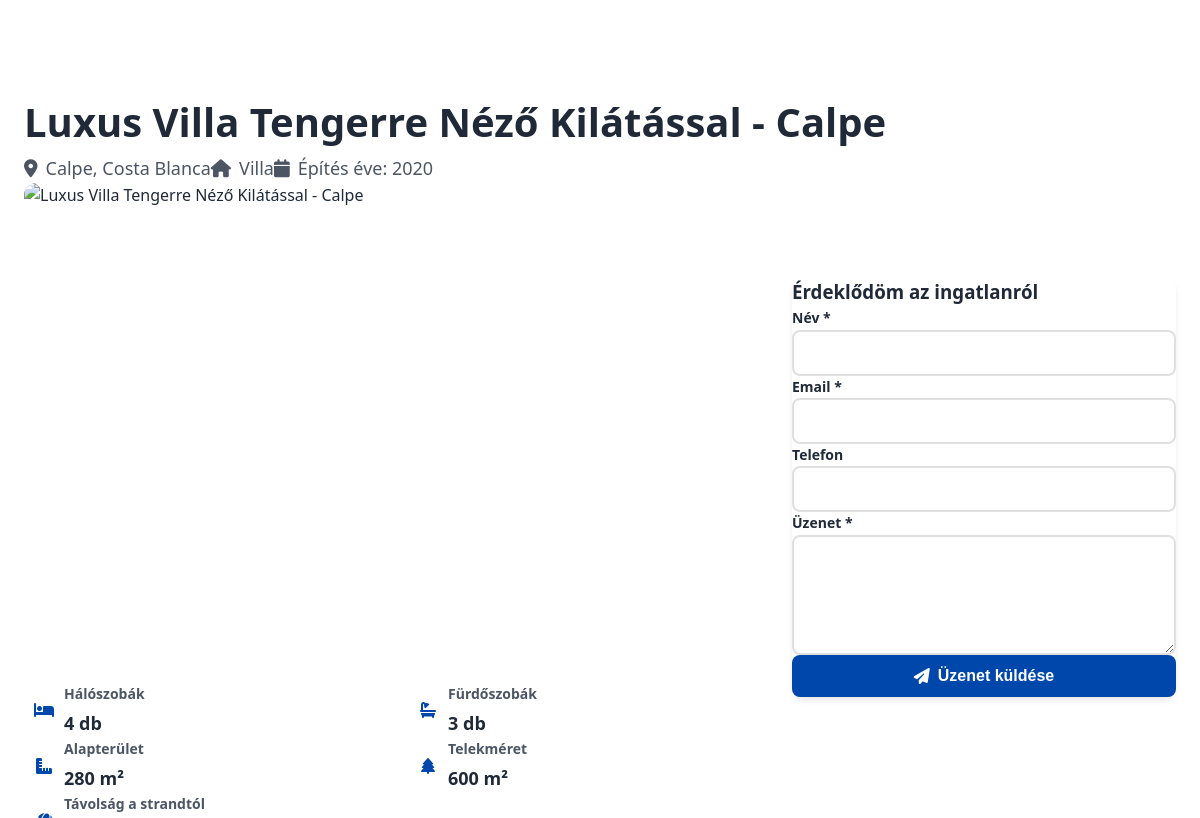
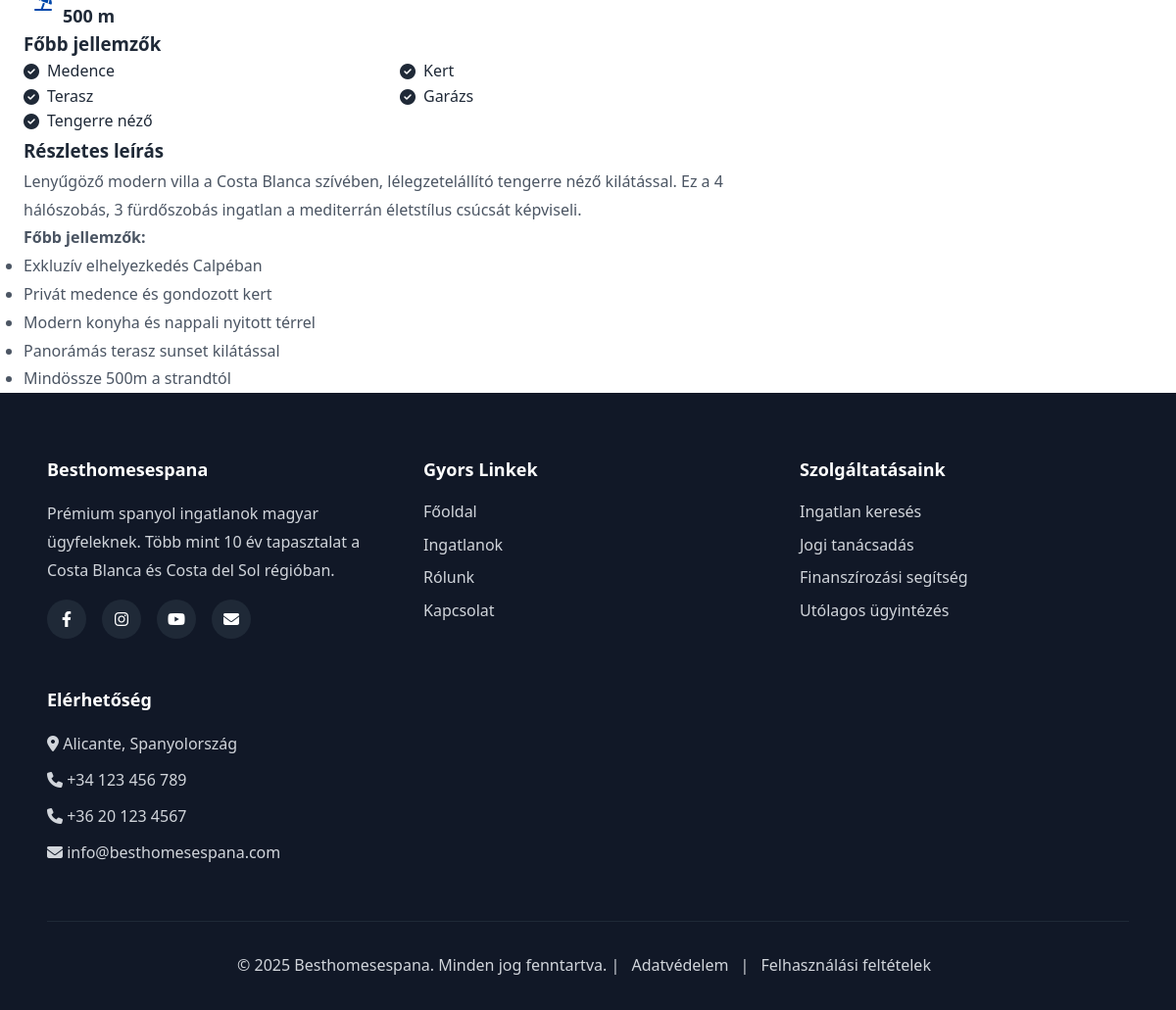
Screenshot of /public/property.php?id=1 with the database file from the repository (2 pictures, top to bottom).
### tables this page shows
CREATE TABLE IF NOT EXISTS properties (
    id INT AUTO_INCREMENT PRIMARY KEY,
    title VARCHAR(255) NOT NULL,
    slug VARCHAR(255) NOT NULL UNIQUE,
    description TEXT NOT NULL,
    property_type_id INT NOT NULL,
    location_id INT NOT NULL,

     
    price DECIMAL(12,2) NOT NULL,
    currency VARCHAR(3) DEFAULT 'EUR',
    area_sqm INT NOT NULL COMMENT 'Area in square meters',
    plot_size_sqm INT DEFAULT NULL COMMENT 'Plot size for villas/houses',

     
    bedrooms INT NOT NULL,
    bathrooms INT NOT NULL,
    built_year INT DEFAULT NULL,

     
    has_pool BOOLEAN DEFAULT FALSE,
    has_garden BOOLEAN DEFAULT FALSE,
    has_terrace BOOLEAN DEFAULT FALSE,
    has_garage BOOLEAN DEFAULT FALSE,
    has_sea_view BOOLEAN DEFAULT FALSE,
    distance_to_beach_m INT DEFAULT NULL COMMENT 'Distance to beach in meters',

     
    main_image VARCHAR(255) DEFAULT NULL,
    images TEXT DEFAULT NULL COMMENT 'JSON array of image URLs',

     
    is_featured BOOLEAN DEFAULT FALSE,
    is_active BOOLEAN DEFAULT TRUE,
    status ENUM('available', 'reserved', 'sold') DEFAULT 'available',

     
    meta_title VARCHAR(255) DEFAULT NULL,
    meta_description TEXT DEFAULT NULL,

     
    created_at TIMESTAMP DEFAULT CURRENT_TIMESTAMP,
    updated_at TIMESTAMP DEFAULT CURRENT_TIMESTAMP ON UPDATE CURRENT_TIMESTAMP,

    FOREIGN KEY (property_type_id) REFERENCES property_types(id) ON DELETE RESTRICT,
    FOREIGN KEY (location_id) REFERENCES locations(id) ON DELETE RESTRICT,
    INDEX idx_price (price),
    INDEX idx_location (location_id),
    INDEX idx_featured (is_featured),
    INDEX idx_active (is_active)
);

CREATE TABLE IF NOT EXISTS locations (
    id INT AUTO_INCREMENT PRIMARY KEY,
    city VARCHAR(100) NOT NULL,
    region VARCHAR(100) NOT NULL COMMENT 'e.g., Costa Blanca, Costa del Sol',
    province VARCHAR(100) NOT NULL,
    created_at TIMESTAMP DEFAULT CURRENT_TIMESTAMP
);

CREATE TABLE IF NOT EXISTS property_types (
    id INT AUTO_INCREMENT PRIMARY KEY,
    name VARCHAR(50) NOT NULL,
    name_hu VARCHAR(50) NOT NULL COMMENT 'Hungarian translation',
    created_at TIMESTAMP DEFAULT CURRENT_TIMESTAMP
);

### config/config.php (called while the page is built, shortened)
<?php
function e(?string $string): string {
    return htmlspecialchars($string ?? '', ENT_QUOTES, 'UTF-8');
}
function formatArea(int $area): string {
    return number_format($area, 0, ',', ' ') . ' m²';
}

### public/property.php (the view, shortened to what this page needs)
<?php
require_once __DIR__ . '/../config/config.php';
$propertyId = isset($_GET['id']) ? (int)$_GET['id'] : 0;
try {
    $pdo = getPDO();
    $stmt = $pdo->prepare("
        SELECT
            p.*,
            pt.name_hu as property_type_name,
            l.city,
            l.region,
            l.province
        FROM properties p
        LEFT JOIN property_types pt ON p.property_type_id = pt.id
        LEFT JOIN locations l ON p.location_id = l.id
        WHERE p.id = ? AND p.is_active = 1
    ");
    $stmt->execute([$propertyId]);
    $property = $stmt->fetch();
} catch (PDOException $e) {
    error_log('Database error: ' . $e->getMessage());
    redirect('/properties.php');
}
include __DIR__ . '/partials/header.php';
?>
<article class="property-detail">
    <div class="container">
        <div class="property-header">
            <h1><?= e($property['title']) ?></h1>
            <div class="property-meta">
                <span class="property-meta-item">
                    <i class="fas fa-map-marker-alt"></i>
                    <?= e($property['city']) ?>, <?= e($property['region']) ?>
                </span>
                <span class="property-meta-item">
                    <i class="fas fa-home"></i>
                    <?= e($property['property_type_name']) ?>
                </span>
                <?php if ($property['built_year']): ?>
                    <span class="property-meta-item">
                        <i class="fas fa-calendar"></i>
                        Építés éve: <?= e($property['built_year']) ?>
                    </span>
                <?php endif; ?>
            </div>
        </div>
        <div class="property-main">
            <div class="property-content">
                <div class="property-gallery">
                    <?php
                    $imageSrc = $property['main_image'] ?? '/assets/images/properties/default.jpg';
                    if (strpos($imageSrc, 'http') === false && !file_exists(__DIR__ . $imageSrc)) {
                        $imageSrc = 'https://images.unsplash.com/photo-1613490493576-7fde63acd811?w=1200';
                    }
                    ?>
                    <img src="<?= e($imageSrc) ?>" alt="<?= e($property['title']) ?>" class="property-main-image">
                </div>
                <div class="property-details-grid">
                    <div class="detail-item">
                        <div class="detail-icon">
                            <i class="fas fa-bed"></i>
                        </div>
                        <div class="detail-content">
                            <h4>Hálószobák</h4>
                            <p><?= $property['bedrooms'] ?> db</p>
                        </div>
                    </div>
                    <div class="detail-item">
                        <div class="detail-icon">
                            <i class="fas fa-bath"></i>
                        </div>
                        <div class="detail-content">
                            <h4>Fürdőszobák</h4>
                            <p><?= $property['bathrooms'] ?> db</p>
                        </div>
                    </div>
                    <div class="detail-item">
                        <div class="detail-icon">
                            <i class="fas fa-ruler-combined"></i>
                        </div>
                        <div class="detail-content">
                            <h4>Alapterület</h4>
                            <p><?= formatArea($property['area_sqm']) ?></p>
                        </div>
                    </div>
                    <?php if ($property['plot_size_sqm']): ?>
                        <div class="detail-item">
                            <div class="detail-icon">
                                <i class="fas fa-tree"></i>
                            </div>
                            <div class="detail-content">
                                <h4>Telekméret</h4>
                                <p><?= formatArea($property['plot_size_sqm']) ?></p>
                            </div>
                        </div>
                    <?php endif; ?>
                    <?php if ($property['distance_to_beach_m']): ?>
                        <div class="detail-item">
                            <div class="detail-icon">
                                <i class="fas fa-umbrella-beach"></i>
                            </div>
                            <div class="detail-content">
                                <h4>Távolság a strandtól</h4>
                                <p><?= number_format($property['distance_to_beach_m'], 0, ',', ' ') ?> m</p>
                            </div>
                        </div>
                    <?php endif; ?>
                </div>
                <?php
                $features = [];
                if ($property['has_pool']) $features[] = ['icon' => 'swimming-pool', 'text' => 'Medence'];
                if ($property['has_garden']) $features[] = ['icon' => 'leaf', 'text' => 'Kert'];
                if ($property['has_terrace']) $features[] = ['icon' => 'home', 'text' => 'Terasz'];
                if ($property['has_garage']) $features[] = ['icon' => 'car', 'text' => 'Garázs'];
                if ($property['has_sea_view']) $features[] = ['icon' => 'water', 'text' => 'Tengerre néző'];
                if (!empty($features)):
                ?>
                    <h3>Főbb jellemzők</h3>
                    <div class="features-list">
                        <?php foreach ($features as $feature): ?>
                            <div class="feature-item">
                                <i class="fas fa-check-circle"></i>
                                <span><?= $feature['text'] ?></span>
                            </div>
                        <?php endforeach; ?>
                    </div>
                <?php endif; ?>
                <div class="property-description">
                    <h3>Részletes leírás</h3>
                    <?= $property['description'] ?>
                </div>
            </div>
            <aside class="property-sidebar">
                <div class="price-box">
                    <div class="price-label">Ár</div>
                    <div class="price-value"><?= formatPrice($property['price'], $property['currency']) ?></div>
                </div>
                <div class="inquiry-form">
                    <h3>Érdeklődöm az ingatlanról</h3>
                    <form method="POST">
                        <div class="form-group">
                            <label for="name">Név *</label>
                            <input type="text" id="name" name="name" required
                                   value="<?= e($_POST['name'] ?? '') ?>">
                        </div>
                        <div class="form-group">
                            <label for="email">Email *</label>
                            <input type="email" id="email" name="email" required
                                   value="<?= e($_POST['email'] ?? '') ?>">
                        </div>
                        <div class="form-group">
                            <label for="phone">Telefon</label>
                            <input type="tel" id="phone" name="phone"
                                   value="<?= e($_POST['phone'] ?? '') ?>">
                        </div>
                        <div class="form-group">
                            <label for="message">Üzenet *</label>
                            <textarea id="message" name="message" required><?= e($_POST['message'] ?? '') ?></textarea>
                        </div>
                        <button type="submit" name="submit_inquiry" class="btn btn-primary btn-block">
                            <i class="fas fa-paper-plane"></i> Üzenet küldése
                        </button>
                    </form>
                </div>
            </aside>
        </div>
    </div>
</article>
<?php include __DIR__ . '/partials/footer.php'; ?>

### assets/css/style.css (style rules this page uses)
:root { --primary-blue: #0047ab; --primary-blue-dark: #003380; --primary-blue-light: #0078d7; --accent-gold: #d4af37; --accent-gold-dark: #b8952e; --white: #ffffff; --gray-50: #f9fafb; --gray-100: #f3f4f6; --gray-200: #e5e7eb; --gray-300: #d1d5db; --gray-400: #9ca3af; --gray-500: #6b7280; --gray-600: #4b5563; --gray-700: #374151; --gray-800: #1f2937; --gray-900: #111827; --text-dark: #1f2937; --text-medium: #4b5563; --text-light: #6b7280; --success: #10b981; --warning: #f59e0b; --error: #ef4444; --container-max-width: 1200px; --section-padding: 5rem 1.5rem; --section-padding-mobile: 3rem 1.5rem; --shadow-sm: 0 1px 2px 0 rgb(0 0 0 / 0.05); --shadow-md: 0 4px 6px -1px rgb(0 0 0 / 0.1); --shadow-lg: 0 10px 15px -3px rgb(0 0 0 / 0.1); --shadow-xl: 0 20px 25px -5px rgb(0 0 0 / 0.1); --transition-fast: all 0.2s ease; --transition-normal: all 0.3s ease; --transition-slow: all 0.5s ease; --radius-sm: 0.25rem; --radius-md: 0.5rem; --radius-lg: 0.75rem; --radius-xl: 1rem; }
*, *::before, *::after { box-sizing: border-box; margin: 0; padding: 0; }
html { font-size: 16px; scroll-behavior: smooth; }
body { font-family: 'Segoe UI', Tahoma, Geneva, Verdana, sans-serif; line-height: 1.6; color: var(--text-dark); background-color: var(--white); -webkit-font-smoothing: antialiased; -moz-osx-font-smoothing: grayscale; }
img { max-width: 100%; height: auto; display: block; }
.container { max-width: var(--container-max-width); margin: 0 auto; padding: 0 1.5rem; }
.btn { display: inline-flex; align-items: center; gap: 0.5rem; padding: 0.75rem 1.5rem; border: none; border-radius: var(--radius-md); font-size: 1rem; font-weight: 600; cursor: pointer; transition: var(--transition-fast); text-decoration: none; }
.btn-primary { background: var(--primary-blue); color: var(--white); }
.btn-block { width: 100%; justify-content: center; }
.feature-item { display: flex; gap: 1rem; align-items: flex-start; }
.form-group { display: flex; flex-direction: column; }
.form-group label { font-size: 0.875rem; font-weight: 600; color: var(--text-dark); margin-bottom: 0.5rem; }

### rows the page displays
properties: title "Luxus Villa Tengerre Néző Kilátással - Calpe", location.city "Calpe", location.region "Costa Blanca", property_type.name_hu "Villa", built_year "2020", bedrooms "4", bathrooms "3", area_sqm "280 m²", plot_size_sqm "600 m²", distance_to_beach_m "500", description "Lenyűgöző modern villa a Costa Blanca szívében, lélegzetelállító tengerre néző kilátással. Ez a 4 hálószobás, 3 fürdőszobás ingatlan a mediterrán életstílus csúcsát képviseli. Főbb jellemzők: Exkluzív elhelyezkedés Calpéban Privát medence és gondozott kert Modern konyha és nappali nyitott térrel Panorámás terasz sunset kilátással Mindössze 500m a strandtól"

### other values shown
$feature['text'] "Medence"
$feature['text'] "Kert"
$feature['text'] "Terasz"
$feature['text'] "Garázs"
$feature['text'] "Tengerre néző"
ADMIN_EMAIL "info@besthomesespana.com"
